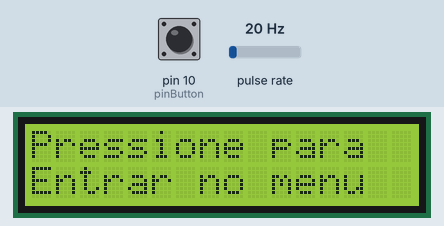
Recording of a sketch running on a simulated Arduino Uno, built with avr-gcc and run on an emulated ATmega328P. Shown: 16×2 character LCD. Wiring (inferred from the names in the program): pulse sensor: data pin 2. The test bench sets the inputs (shaded band); at power-on: pin 10 (pinButton) HIGH, pulse rate 20 Hz. What the sketch prints to the serial monitor is not drawn.

Above: at 1.2 s.
1.3 s: pin 10 (pinButton) pulled LOW for 1 s
At 4.1 s:
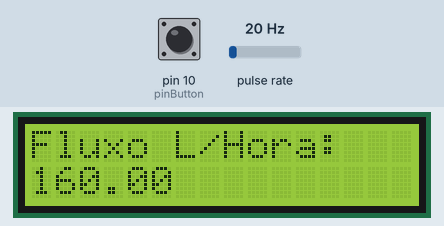
5.3 s: pulse rate (sensor on pin 2) set to 196 Hz
At 7.3 s:
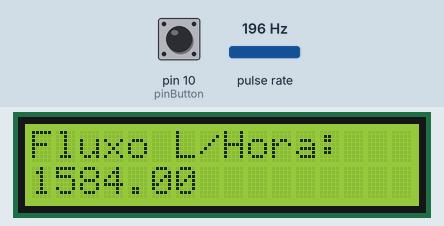
8.3 s: pin 10 (pinButton) pulled LOW for 0.15 s
At 9.6 s:
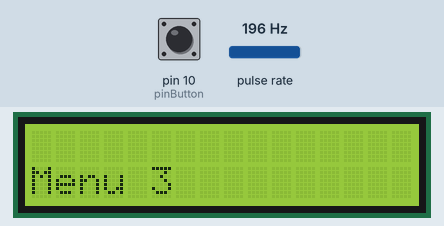
11.4 s: pin 10 (pinButton) pulled LOW for 1 s
At 13.7 s:
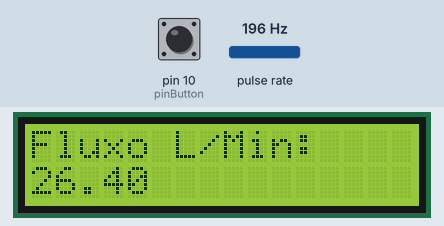
14.4 s: pin 10 (pinButton) pulled LOW for 3.2 s
At 15.3 s:
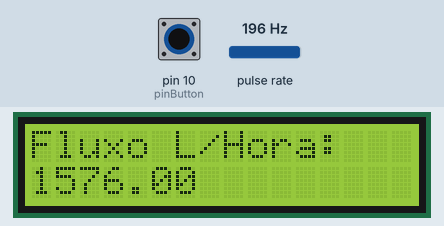
20.6 s: pin 10 (pinButton) pulled LOW for 1 s
At 22.1 s:
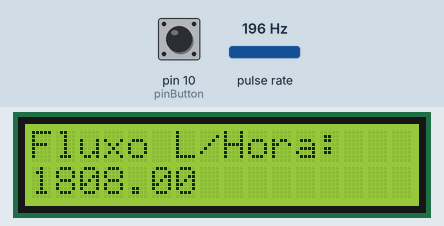
Timing chart, 0 to 23.6 s (numbered marks = the images above; inputs shaded):
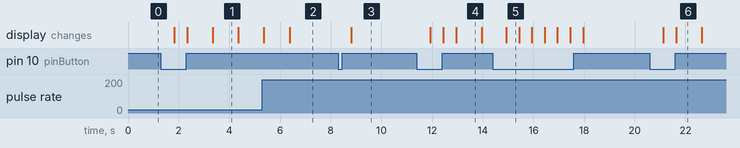

The sketch:

CodigoVazao.ino
```cpp
//Programa: Display LCD 16x2
//Autor: MakerHero

//Carrega a biblioteca LiquidCrystal
#include <LiquidCrystal.h>

#define FLOW_SENSOR_PIN 2
#define pinButton 10


int counter = 0;


volatile int pulseCount = 0;
float flowRate = 0.0;
unsigned long prevTime = 0;

//Define os pinos que serão utilizados para ligação ao display
LiquidCrystal lcd(12, 11, 5, 4, 3, 8);

void setup()
{

  //pino botão para navegação do menu
  pinMode(pinButton, INPUT_PULLUP);
  //Define o número de colunas e linhas do LCD
  lcd.begin(16, 2);
  Serial.begin(9600);
  pinMode(FLOW_SENSOR_PIN, INPUT_PULLUP);
  attachInterrupt(digitalPinToInterrupt(FLOW_SENSOR_PIN), countPulse, RISING);
 }

void loop()
{
  //resistencia potenciometro de regulação para o display


  //Navegação menu display
  int armazenaEstadoButton = digitalRead(pinButton);

  if(armazenaEstadoButton == 1){
    Serial.println("Botão solto");

  }else if(armazenaEstadoButton == 0){
    Serial.println("Botão Pressionado");
    counter++;
    delay(500);

    if(counter > 3){
      counter = 0;
    }

  }
  Serial.println(counter);

  unsigned long currentTime = millis();
  unsigned long elapsedTime = currentTime - prevTime;

  if (elapsedTime >= 1000) {
    // A cada segundo, calcular o fluxo com base no número de pulsos recebidos
    noInterrupts();
    flowRate = pulseCount / 7.5; // 7.5 pulsos por litro no sensor YF-S201
    pulseCount = 0;
    interrupts();

prevTime = currentTime;
}

if(counter == 0){
  lcd.clear();
  lcd.setCursor(0,0);
  lcd.print("Pressione para");
  lcd.setCursor(0,1);
  lcd.print("Entrar no menu");
  }

  if(counter == 1){
  lcd.clear();
  lcd.setCursor(0,1);
  lcd.print(flowRate);

  lcd.setCursor(0, 0);
  lcd.print("Fluxo L/Min:");

}

  if(counter == 2){
  lcd.clear();
  lcd.setCursor(0,1);
  lcd.print(flowRate*60);

  lcd.setCursor(0, 0);
  lcd.print("Fluxo L/Hora:");
  }

  if(counter == 3){
  lcd.clear();
  lcd.setCursor(0,1);
  lcd.print("Menu 3");
  }

  }


void countPulse() {
  // Incrementar o contador de pulsos
  pulseCount++;
}
```

Measured:
- after the input at 1.3 s, the display: first changes after 0.53 s (image 1 shows a later state)
- after the input at 8.3 s, the display: changes after 0.52 s (image 3)
- after the input at 11.4 s, the display: first changes after 0.53 s (image 4 shows a later state)
- after the input at 14.4 s, the display: changes after 0.53 s (image 5)
- after the input at 20.6 s, the display: first changes after 0.52 s (image 6 shows a later state)
- what the display in image 4 shows lasts 1.0 s, from 13.0 s to 14.0 s
- what the display in image 5 shows lasts 0.5 s, from 14.9 s to 15.4 s
